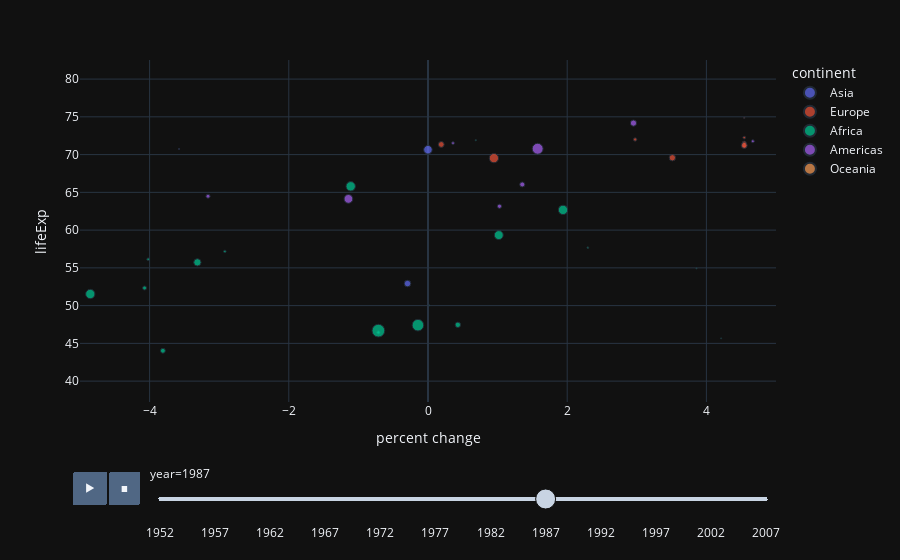

This figure's notebook cell:
### Markdown cell above
<br/><h1 style="color:red;">Question VIII</h1>

### Code cell
import plotly.express as px
import pandas as pd

# Load the gapminder dataset
df = px.data.gapminder()

# Calculate percent change in GDP per capita for each country across years
df['percent change'] = df.groupby('country')['gdpPercap'].pct_change() * 100

# Now create the scatter plot
fig = px.scatter(df, x="percent change", y="lifeExp", animation_frame="year", animation_group="country",
                 size="pop", color="continent", hover_name="country", template="plotly_dark",
                 size_max=50, range_x=[-5, 5])  # Adjust range_x to your needs
fig.show()

### Figure 1 — Plotly figure (JSON) as saved in the notebook; plotly's stock layout.template omitted (floating-point values rounded to 4 significant figures)
{"data": [{"hovertemplate": "<b>%{hovertext}</b><br><br>continent=Asia<br>year=1987<br>percent change=%{x}<br>lifeExp=%{y}<br>pop=%{marker.size}<extra></extra>", "hovertext": ["Afghanistan", "Bahrain", "Bangladesh", "Cambodia", "China", "Hong Kong, China", "India", "Indonesia", "Iran", "Iraq", "Israel", "Japan", "Jordan", "Korea, Dem. Rep.", "Korea, Rep.", "Kuwait", "Lebanon", "Malaysia", "Mongolia", "Myanmar", "Nepal", "Oman", "Pakistan", "Philippines", "Saudi Arabia", "Singapore", "Sri Lanka", "Syria", "Taiwan", "Thailand", "Vietnam", "West Bank and Gaza", "Yemen, Rep."], "ids": ["Afghanistan", "Bahrain", "Bangladesh", "Cambodia", "China", "Hong Kong, China", "India", "Indonesia", "Iran", "Iraq", "Israel", "Japan", "Jordan", "Korea, Dem. Rep.", "Korea, Rep.", "Kuwait", "Lebanon", "Malaysia", "Mongolia", "Myanmar", "Nepal", "Oman", "Pakistan", "Philippines", "Saudi Arabia", "Singapore", "Sri Lanka", "Syria", "Taiwan", "Thailand", "Vietnam", "West Bank and Gaza", "Yemen, Rep."], "legendgroup": "Asia", "marker": {"color": "#636efa", "size": [13867957, 454612, 103764241, 8371791, 1084035000, 5584510, 788000000, 169276000, 51889696, 16543189, 4203148, 122091325, 2820042, 19067554, 41622000, 1891487, 3089353, 16331785, 2015133, 38028578, 17917180, 1593882, 105186881, 60017788, 14619745, 2794552, 16495304, 11242847, 19757799, 52910342, 62826491, 1691210, 11219340], "sizemode": "area", "sizeref": 527500.0, "symbol": "circle"}, "mode": "markers", "name": "Asia", "orientation": "v", "showlegend": true, "type": "scatter", "x": [-12.84, -3.577, 11.08, 9.515, 43.27, 37.62, 14.12, 15.26, -12.69, -19.8, 11.42, 15.43, 6.903, -0.0008031, 51.75, -10.32, -29.62, 6.696, 16.87, -9.198, 7.971, 39.83, 18.1, -15.89, -37.08, 24.34, 13.88, -17.15, 48.86, 24.63, 16.06, 17.79, -0.2941], "xaxis": "x", "y": [40.82, 70.75, 52.82, 53.91, 67.27, 76.2, 58.55, 60.14, 63.04, 65.04, 75.6, 78.67, 65.87, 70.65, 69.81, 74.17, 67.93, 69.5, 60.22, 58.34, 52.54, 67.73, 58.24, 64.15, 66.3, 73.56, 69.01, 66.97, 73.4, 66.08, 62.82, 67.05, 52.92], "yaxis": "y"}, {"hovertemplate": "<b>%{hovertext}</b><br><br>continent=Europe<br>year=1987<br>percent change=%{x}<br>lifeExp=%{y}<br>pop=%{marker.size}<extra></extra>", "hovertext": ["Albania", "Austria", "Belgium", "Bosnia and Herzegovina", "Bulgaria", "Croatia", "Czech Republic", "Denmark", "Finland", "France", "Germany", "Greece", "Hungary", "Iceland", "Ireland", "Italy", "Montenegro", "Netherlands", "Norway", "Poland", "Portugal", "Romania", "Serbia", "Slovak Republic", "Slovenia", "Spain", "Sweden", "Switzerland", "Turkey", "United Kingdom"], "ids": ["Albania", "Austria", "Belgium", "Bosnia and Herzegovina", "Bulgaria", "Croatia", "Czech Republic", "Denmark", "Finland", "France", "Germany", "Greece", "Hungary", "Iceland", "Ireland", "Italy", "Montenegro", "Netherlands", "Norway", "Poland", "Portugal", "Romania", "Serbia", "Slovak Republic", "Slovenia", "Spain", "Sweden", "Switzerland", "Turkey", "United Kingdom"], "legendgroup": "Europe", "marker": {"color": "#EF553B", "size": [3075321, 7578903, 9870200, 4338977, 8971958, 4484310, 10311597, 5127024, 4931729, 55630100, 77718298, 9974490, 10612740, 244676, 3539900, 56729703, 569473, 14665278, 4186147, 37740710, 9915289, 22686371, 9230783, 5199318, 1945870, 38880702, 8421403, 6649942, 52881328, 56981620], "sizemode": "area", "sizeref": 527500.0, "symbol": "circle"}, "mode": "markers", "name": "Europe", "orientation": "v", "showlegend": true, "type": "scatter", "x": [2.976, 9.681, 7.368, 4.544, 0.1905, 4.544, 6.069, 15.81, 14.07, 8.734, 11.84, 5.581, 3.511, 15.7, 9.942, 16.14, 4.544, 10.52, 19.93, 7.464, 10.94, 0.947, 4.544, 6.069, 4.544, 13.2, 14.13, 6.634, 19.99, 18.83], "xaxis": "x", "y": [72, 74.94, 75.35, 71.14, 71.34, 71.52, 71.58, 74.8, 74.83, 76.34, 74.85, 76.67, 69.58, 77.23, 74.36, 76.42, 74.86, 76.83, 75.89, 70.98, 74.06, 69.53, 71.22, 71.08, 72.25, 76.9, 77.19, 77.41, 63.11, 75.01], "yaxis": "y"}, {"hovertemplate": "<b>%{hovertext}</b><br><br>continent=Africa<br>year=1987<br>percent change=%{x}<br>lifeExp=%{y}<br>pop=%{marker.size}<extra></extra>", "hovertext": ["Algeria", "Angola", "Benin", "Botswana", "Burkina Faso", "Burundi", "Cameroon", "Central African Republic", "Chad", "Comoros", "Congo, Dem. Rep.", "Congo, Rep.", "Cote d'Ivoire", "Djibouti", "Egypt", "Equatorial Guinea", "Eritrea", "Ethiopia", "Gabon", "Gambia", "Ghana", "Guinea", "Guinea-Bissau", "Kenya", "Lesotho", "Liberia", "Libya", "Madagascar", "Malawi", "Mali", "Mauritania", "Mauritius", "Morocco", "Mozambique", "Namibia", "Niger", "Nigeria", "Reunion", "Rwanda", "Sao Tome and Principe", "Senegal", "Sierra Leone", "Somalia", "South Africa", "Sudan", "Swaziland", "Tanzania", "Togo", "Tunisia", "Uganda", "Zambia", "Zimbabwe"], "ids": ["Algeria", "Angola", "Benin", "Botswana", "Burkina Faso", "Burundi", "Cameroon", "Central African Republic", "Chad", "Comoros", "Congo, Dem. Rep.", "Congo, Rep.", "Cote d'Ivoire", "Djibouti", "Egypt", "Equatorial Guinea", "Eritrea", "Ethiopia", "Gabon", "Gambia", "Ghana", "Guinea", "Guinea-Bissau", "Kenya", "Lesotho", "Liberia", "Libya", "Madagascar", "Malawi", "Mali", "Mauritania", "Mauritius", "Morocco", "Mozambique", "Namibia", "Niger", "Nigeria", "Reunion", "Rwanda", "Sao Tome and Principe", "Senegal", "Sierra Leone", "Somalia", "South Africa", "Sudan", "Swaziland", "Tanzania", "Togo", "Tunisia", "Uganda", "Zambia", "Zimbabwe"], "legendgroup": "Africa", "marker": {"color": "#00cc96", "size": [23254956, 7874230, 4243788, 1151184, 7586551, 5126023, 10780667, 2840009, 5498955, 395114, 35481645, 2064095, 10761098, 311025, 52799062, 341244, 2915959, 42999530, 880397, 848406, 14168101, 5650262, 927524, 21198082, 1599200, 2269414, 3799845, 10568642, 7824747, 7634008, 1841240, 1042663, 22987397, 12891952, 1278184, 7332638, 81551520, 562035, 6349365, 110812, 7171347, 3868905, 6921858, 35933379, 24725960, 779348, 23040630, 3154264, 7724976, 15283050, 7272406, 9216418], "sizemode": "area", "sizeref": 527500.0, "symbol": "circle"}, "mode": "markers", "name": "Africa", "orientation": "v", "showlegend": true, "type": "scatter", "x": [-1.111, -11.85, -4.072, 36.36, 12.99, 11.12, 9.911, -11.69, 19.36, 3.858, -0.1444, -13.9, -17.13, 0.02204, 10.89, 4.211, -0.7129, -0.7129, -21.5, -26.82, -3.313, -6.028, -12.14, 1.017, -2.919, -11.55, -32.21, -11.32, 0.4288, 10.7, -4.02, 29.71, 1.94, -15.65, -11.87, -26.54, -12.17, 0.6865, -3.809, -19.77, -5.055, -11.64, -7.101, -8.665, -20.45, 2.296, -4.852, -10.59, 7.027, -9.46, -13.87, -10.48], "xaxis": "x", "y": [65.8, 39.91, 52.34, 63.62, 49.56, 48.21, 54.98, 50.48, 51.05, 54.93, 47.41, 57.47, 54.66, 50.04, 59.8, 45.66, 46.45, 46.68, 60.19, 49.27, 55.73, 45.55, 41.24, 59.34, 57.18, 46.03, 66.23, 49.35, 47.46, 46.36, 56.15, 68.74, 62.68, 42.86, 60.84, 44.55, 46.89, 71.91, 44.02, 61.73, 55.77, 40.01, 44.5, 60.83, 51.74, 57.68, 51.53, 56.94, 66.89, 51.51, 50.82, 62.35], "yaxis": "y"}, {"hovertemplate": "<b>%{hovertext}</b><br><br>continent=Americas<br>year=1987<br>percent change=%{x}<br>lifeExp=%{y}<br>pop=%{marker.size}<extra></extra>", "hovertext": ["Argentina", "Bolivia", "Brazil", "Canada", "Chile", "Colombia", "Costa Rica", "Cuba", "Dominican Republic", "Ecuador", "El Salvador", "Guatemala", "Haiti", "Honduras", "Jamaica", "Mexico", "Nicaragua", "Panama", "Paraguay", "Peru", "Puerto Rico", "Trinidad and Tobago", "United States", "Uruguay", "Venezuela"], "ids": ["Argentina", "Bolivia", "Brazil", "Canada", "Chile", "Colombia", "Costa Rica", "Cuba", "Dominican Republic", "Ecuador", "El Salvador", "Guatemala", "Haiti", "Honduras", "Jamaica", "Mexico", "Nicaragua", "Panama", "Paraguay", "Peru", "Puerto Rico", "Trinidad and Tobago", "United States", "Uruguay", "Venezuela"], "legendgroup": "Americas", "marker": {"color": "#ab63fa", "size": [31620918, 6156369, 142938076, 26549700, 12463354, 30964245, 2799811, 10239839, 6655297, 9545158, 4842194, 7326406, 5756203, 4372203, 2326606, 80122492, 3344353, 2253639, 3886512, 20195924, 3444468, 1191336, 242803533, 3045153, 17910182], "sizemode": "area", "sizeref": 527500.0, "symbol": "circle"}, "mode": "markers", "name": "Americas", "orientation": "v", "showlegend": true, "type": "scatter", "x": [1.576, -12.76, 11.04, 16.28, 8.858, 11.5, 6.977, 2.952, 1.354, -10.15, 1.027, -11.91, -9.355, -3.161, 4.667, -9.603, -14.82, 0.3592, -6.097, -1.143, 18.88, -18.98, 19.49, 7.69, -11.38], "xaxis": "x", "y": [70.77, 57.25, 65.2, 76.86, 72.49, 67.77, 74.75, 74.17, 66.05, 67.23, 63.15, 60.78, 53.64, 64.49, 71.77, 69.5, 62.01, 71.52, 67.38, 64.13, 74.63, 69.58, 75.02, 71.92, 70.19], "yaxis": "y"}, {"hovertemplate": "<b>%{hovertext}</b><br><br>continent=Oceania<br>year=1987<br>percent change=%{x}<br>lifeExp=%{y}<br>pop=%{marker.size}<extra></extra>", "hovertext": ["Australia", "New Zealand"], "ids": ["Australia", "New Zealand"], "legendgroup": "Oceania", "marker": {"color": "#FFA15A", "size": [16257249, 3317166], "sizemode": "area", "sizeref": 527500.0, "symbol": "circle"}, "mode": "markers", "name": "Oceania", "orientation": "v", "showlegend": true, "type": "scatter", "x": [12.38, 7.797], "xaxis": "x", "y": [76.32, 74.32], "yaxis": "y"}], "layout": {"autosize": true, "legend": {"itemsizing": "constant", "title": {"text": "continent"}, "tracegroupgap": 0}, "margin": {"t": 60}, "sliders": [{"active": 7, "currentvalue": {"prefix": "year="}, "len": 0.9, "pad": {"b": 10, "t": 60}, "steps": [{"args": [["1952"], {"frame": {"duration": 0, "redraw": false}, "fromcurrent": true, "mode": "immediate", "transition": {"duration": 0, "easing": "linear"}}], "label": "1952", "method": "animate"}, {"args": [["1957"], {"frame": {"duration": 0, "redraw": false}, "fromcurrent": true, "mode": "immediate", "transition": {"duration": 0, "easing": "linear"}}], "label": "1957", "method": "animate"}, {"args": [["1962"], {"frame": {"duration": 0, "redraw": false}, "fromcurrent": true, "mode": "immediate", "transition": {"duration": 0, "easing": "linear"}}], "label": "1962", "method": "animate"}, {"args": [["1967"], {"frame": {"duration": 0, "redraw": false}, "fromcurrent": true, "mode": "immediate", "transition": {"duration": 0, "easing": "linear"}}], "label": "1967", "method": "animate"}, {"args": [["1972"], {"frame": {"duration": 0, "redraw": false}, "fromcurrent": true, "mode": "immediate", "transition": {"duration": 0, "easing": "linear"}}], "label": "1972", "method": "animate"}, {"args": [["1977"], {"frame": {"duration": 0, "redraw": false}, "fromcurrent": true, "mode": "immediate", "transition": {"duration": 0, "easing": "linear"}}], "label": "1977", "method": "animate"}, {"args": [["1982"], {"frame": {"duration": 0, "redraw": false}, "fromcurrent": true, "mode": "immediate", "transition": {"duration": 0, "easing": "linear"}}], "label": "1982", "method": "animate"}, {"args": [["1987"], {"frame": {"duration": 0, "redraw": false}, "fromcurrent": true, "mode": "immediate", "transition": {"duration": 0, "easing": "linear"}}], "label": "1987", "method": "animate"}, {"args": [["1992"], {"frame": {"duration": 0, "redraw": false}, "fromcurrent": true, "mode": "immediate", "transition": {"duration": 0, "easing": "linear"}}], "label": "1992", "method": "animate"}, {"args": [["1997"], {"frame": {"duration": 0, "redraw": false}, "fromcurrent": true, "mode": "immediate", "transition": {"duration": 0, "easing": "linear"}}], "label": "1997", "method": "animate"}, {"args": [["2002"], {"frame": {"duration": 0, "redraw": false}, "fromcurrent": true, "mode": "immediate", "transition": {"duration": 0, "easing": "linear"}}], "label": "2002", "method": "animate"}, {"args": [["2007"], {"frame": {"duration": 0, "redraw": false}, "fromcurrent": true, "mode": "immediate", "transition": {"duration": 0, "easing": "linear"}}], "label": "2007", "method": "animate"}], "x": 0.1, "xanchor": "left", "y": 0, "yanchor": "top"}], "updatemenus": [{"buttons": [{"args": [null, {"frame": {"duration": 500, "redraw": false}, "fromcurrent": true, "mode": "immediate", "transition": {"duration": 500, "easing": "linear"}}], "label": "&#9654;", "method": "animate"}, {"args": [[null], {"frame": {"duration": 0, "redraw": false}, "fromcurrent": true, "mode": "immediate", "transition": {"duration": 0, "easing": "linear"}}], "label": "&#9724;", "method": "animate"}], "direction": "left", "pad": {"r": 10, "t": 70}, "showactive": false, "type": "buttons", "x": 0.1, "xanchor": "right", "y": 0, "yanchor": "top"}], "xaxis": {"anchor": "y", "domain": [0, 1], "range": [-5, 5], "title": {"text": "percent change"}, "type": "linear"}, "yaxis": {"anchor": "x", "autorange": true, "domain": [0, 1], "range": [25.15, 76.26], "title": {"text": "lifeExp"}, "type": "linear"}}}
